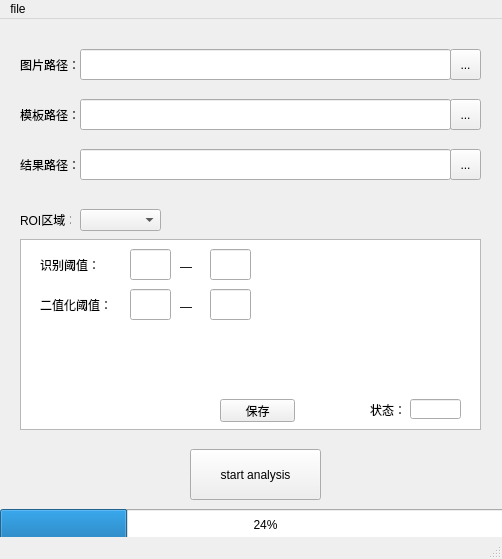
<?xml version="1.0" encoding="UTF-8"?>
<ui version="4.0">
 <class>MainWindow</class>
 <widget class="QMainWindow" name="MainWindow">
  <property name="geometry">
   <rect>
    <x>0</x>
    <y>0</y>
    <width>502</width>
    <height>559</height>
   </rect>
  </property>
  <property name="windowTitle">
   <string>MainWindow</string>
  </property>
  <widget class="QWidget" name="centralwidget">
   <widget class="QLabel" name="label">
    <property name="geometry">
     <rect>
      <x>20</x>
      <y>30</y>
      <width>61</width>
      <height>31</height>
     </rect>
    </property>
    <property name="styleSheet">
     <string notr="true"/>
    </property>
    <property name="text">
     <string>图片路径：</string>
    </property>
   </widget>
   <widget class="QLabel" name="label_2">
    <property name="geometry">
     <rect>
      <x>20</x>
      <y>80</y>
      <width>61</width>
      <height>31</height>
     </rect>
    </property>
    <property name="text">
     <string>模板路径：</string>
    </property>
   </widget>
   <widget class="QToolButton" name="chance_image">
    <property name="geometry">
     <rect>
      <x>450</x>
      <y>30</y>
      <width>31</width>
      <height>31</height>
     </rect>
    </property>
    <property name="text">
     <string>...</string>
    </property>
   </widget>
   <widget class="QToolButton" name="chance_template">
    <property name="geometry">
     <rect>
      <x>450</x>
      <y>80</y>
      <width>31</width>
      <height>31</height>
     </rect>
    </property>
    <property name="text">
     <string>...</string>
    </property>
   </widget>
   <widget class="QLabel" name="label_3">
    <property name="geometry">
     <rect>
      <x>40</x>
      <y>230</y>
      <width>81</width>
      <height>31</height>
     </rect>
    </property>
    <property name="styleSheet">
     <string notr="true"/>
    </property>
    <property name="text">
     <string>识别阈值：</string>
    </property>
   </widget>
   <widget class="QLabel" name="label_5">
    <property name="geometry">
     <rect>
      <x>40</x>
      <y>270</y>
      <width>81</width>
      <height>31</height>
     </rect>
    </property>
    <property name="text">
     <string>二值化阈值：</string>
    </property>
   </widget>
   <widget class="QPushButton" name="start_analysis">
    <property name="geometry">
     <rect>
      <x>190</x>
      <y>430</y>
      <width>131</width>
      <height>51</height>
     </rect>
    </property>
    <property name="text">
     <string>start analysis</string>
    </property>
   </widget>
   <widget class="QLabel" name="label_7">
    <property name="geometry">
     <rect>
      <x>20</x>
      <y>130</y>
      <width>61</width>
      <height>31</height>
     </rect>
    </property>
    <property name="text">
     <string>结果路径：</string>
    </property>
   </widget>
   <widget class="QToolButton" name="chance_analysis">
    <property name="geometry">
     <rect>
      <x>450</x>
      <y>130</y>
      <width>31</width>
      <height>31</height>
     </rect>
    </property>
    <property name="text">
     <string>...</string>
    </property>
   </widget>
   <widget class="QLineEdit" name="image_path">
    <property name="geometry">
     <rect>
      <x>80</x>
      <y>30</y>
      <width>371</width>
      <height>31</height>
     </rect>
    </property>
   </widget>
   <widget class="QLineEdit" name="template_path">
    <property name="geometry">
     <rect>
      <x>80</x>
      <y>80</y>
      <width>371</width>
      <height>31</height>
     </rect>
    </property>
   </widget>
   <widget class="QLineEdit" name="analysis_path">
    <property name="geometry">
     <rect>
      <x>80</x>
      <y>130</y>
      <width>371</width>
      <height>31</height>
     </rect>
    </property>
   </widget>
   <widget class="QProgressBar" name="progressBar">
    <property name="geometry">
     <rect>
      <x>0</x>
      <y>490</y>
      <width>531</width>
      <height>31</height>
     </rect>
    </property>
    <property name="value">
     <number>24</number>
    </property>
   </widget>
   <widget class="QComboBox" name="roi_menu">
    <property name="geometry">
     <rect>
      <x>80</x>
      <y>190</y>
      <width>81</width>
      <height>22</height>
     </rect>
    </property>
   </widget>
   <widget class="QLabel" name="label_8">
    <property name="geometry">
     <rect>
      <x>20</x>
      <y>190</y>
      <width>51</width>
      <height>21</height>
     </rect>
    </property>
    <property name="text">
     <string>ROI区域：</string>
    </property>
   </widget>
   <widget class="QTextBrowser" name="textBrowser">
    <property name="geometry">
     <rect>
      <x>20</x>
      <y>220</y>
      <width>461</width>
      <height>191</height>
     </rect>
    </property>
    <property name="styleSheet">
     <string notr="true"/>
    </property>
   </widget>
   <widget class="QLabel" name="label_6">
    <property name="geometry">
     <rect>
      <x>180</x>
      <y>280</y>
      <width>16</width>
      <height>16</height>
     </rect>
    </property>
    <property name="text">
     <string>—</string>
    </property>
   </widget>
   <widget class="QLabel" name="label_9">
    <property name="geometry">
     <rect>
      <x>180</x>
      <y>240</y>
      <width>16</width>
      <height>16</height>
     </rect>
    </property>
    <property name="text">
     <string>—</string>
    </property>
   </widget>
   <widget class="QPushButton" name="save_threshold">
    <property name="geometry">
     <rect>
      <x>220</x>
      <y>380</y>
      <width>75</width>
      <height>23</height>
     </rect>
    </property>
    <property name="text">
     <string>保存</string>
    </property>
   </widget>
   <widget class="QLineEdit" name="min_threshold">
    <property name="geometry">
     <rect>
      <x>130</x>
      <y>230</y>
      <width>41</width>
      <height>31</height>
     </rect>
    </property>
   </widget>
   <widget class="QLineEdit" name="max_threshold">
    <property name="geometry">
     <rect>
      <x>210</x>
      <y>230</y>
      <width>41</width>
      <height>31</height>
     </rect>
    </property>
   </widget>
   <widget class="QLineEdit" name="min_bin_threshold">
    <property name="geometry">
     <rect>
      <x>130</x>
      <y>270</y>
      <width>41</width>
      <height>31</height>
     </rect>
    </property>
   </widget>
   <widget class="QLineEdit" name="max_bin_threshold">
    <property name="geometry">
     <rect>
      <x>210</x>
      <y>270</y>
      <width>41</width>
      <height>31</height>
     </rect>
    </property>
   </widget>
   <widget class="QLabel" name="label_4">
    <property name="geometry">
     <rect>
      <x>370</x>
      <y>380</y>
      <width>41</width>
      <height>21</height>
     </rect>
    </property>
    <property name="text">
     <string>状态：</string>
    </property>
   </widget>
   <widget class="QLineEdit" name="status">
    <property name="geometry">
     <rect>
      <x>410</x>
      <y>380</y>
      <width>51</width>
      <height>20</height>
     </rect>
    </property>
   </widget>
   <zorder>textBrowser</zorder>
   <zorder>label</zorder>
   <zorder>label_2</zorder>
   <zorder>chance_template</zorder>
   <zorder>chance_image</zorder>
   <zorder>label_3</zorder>
   <zorder>label_5</zorder>
   <zorder>start_analysis</zorder>
   <zorder>label_7</zorder>
   <zorder>chance_analysis</zorder>
   <zorder>image_path</zorder>
   <zorder>template_path</zorder>
   <zorder>analysis_path</zorder>
   <zorder>progressBar</zorder>
   <zorder>roi_menu</zorder>
   <zorder>label_8</zorder>
   <zorder>label_6</zorder>
   <zorder>label_9</zorder>
   <zorder>save_threshold</zorder>
   <zorder>min_threshold</zorder>
   <zorder>max_threshold</zorder>
   <zorder>min_bin_threshold</zorder>
   <zorder>max_bin_threshold</zorder>
   <zorder>label_4</zorder>
   <zorder>status</zorder>
  </widget>
  <widget class="QStatusBar" name="statusbar"/>
  <widget class="QMenuBar" name="menubar">
   <property name="geometry">
    <rect>
     <x>0</x>
     <y>0</y>
     <width>502</width>
     <height>23</height>
    </rect>
   </property>
   <widget class="QMenu" name="menuopen_img_file">
    <property name="title">
     <string>file</string>
    </property>
   </widget>
   <addaction name="menuopen_img_file"/>
  </widget>
  <action name="chance_image_file">
   <property name="text">
    <string>image_file</string>
   </property>
  </action>
  <action name="chance_template_file">
   <property name="text">
    <string>template_file</string>
   </property>
  </action>
 </widget>
 <resources/>
 <connections/>
</ui>
